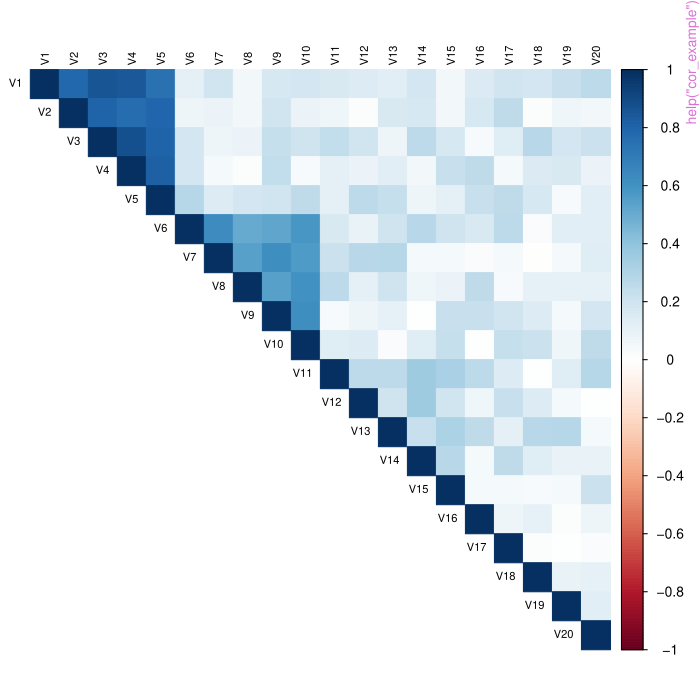

This chart was generated by the following R code:
pkgname <- "corrselect"
source(file.path(R.home("share"), "R", "examples-header.R"))
options(warn = 1)
options(pager = "console")
base::assign(".ExTimings", "corrselect-Ex.timings", pos = 'CheckExEnv')
base::cat("name\tuser\tsystem\telapsed\n", file=base::get(".ExTimings", pos = 'CheckExEnv'))
base::assign(".format_ptime",
function(x) {
  if(!is.na(x[4L])) x[1L] <- x[1L] + x[4L]
  if(!is.na(x[5L])) x[2L] <- x[2L] + x[5L]
  options(OutDec = '.')
  format(x[1L:3L], digits = 7L)
},
pos = 'CheckExEnv')

### * </HEADER>
library('corrselect')

base::assign(".oldSearch", base::search(), pos = 'CheckExEnv')
base::assign(".old_wd", base::getwd(), pos = 'CheckExEnv')
cleanEx()
nameEx("CorrCombo")
### * CorrCombo

flush(stderr()); flush(stdout())

base::assign(".ptime", proc.time(), pos = "CheckExEnv")
### Name: CorrCombo
### Title: CorrCombo S4 class
### Aliases: CorrCombo CorrCombo-class show,CorrCombo-method

### ** Examples

show(new("CorrCombo",
  subset_list = list(c("A", "B"), c("A", "C")),
  avg_corr = c(0.2, 0.3),
  min_corr = c(0.1, 0.2),
  max_corr = c(0.3, 0.4),
  names = c("A", "B", "C"),
  threshold = 0.5,
  forced_in = character(),
  search_type = "els",
  cor_method = "mixed",
  n_rows_used = as.integer(5)
))




base::assign(".dptime", (proc.time() - get(".ptime", pos = "CheckExEnv")), pos = "CheckExEnv")
base::cat("CorrCombo", base::get(".format_ptime", pos = 'CheckExEnv')(get(".dptime", pos = "CheckExEnv")), "\n", file=base::get(".ExTimings", pos = 'CheckExEnv'), append=TRUE, sep="\t")
cleanEx()
nameEx("MatSelect")
### * MatSelect

flush(stderr()); flush(stdout())

base::assign(".ptime", proc.time(), pos = "CheckExEnv")
### Name: MatSelect
### Title: Select Variable Subsets with Low Correlation or Association
###   (Matrix Interface)
### Aliases: MatSelect

### ** Examples

set.seed(42)
mat <- matrix(rnorm(100), ncol = 10)
colnames(mat) <- paste0("V", 1:10)
cmat <- cor(mat)

# Default method (Bron-Kerbosch)
res1 <- MatSelect(cmat, threshold = 0.5)

# Bron–Kerbosch without pivot
res2 <- MatSelect(cmat, threshold = 0.5, method = "bron-kerbosch", use_pivot = FALSE)

# Bron–Kerbosch with pivoting
res3 <- MatSelect(cmat, threshold = 0.5, method = "bron-kerbosch", use_pivot = TRUE)

# Force variable 1 into every subset (with warning if too correlated)
res4 <- MatSelect(cmat, threshold = 0.5, force_in = 1)




base::assign(".dptime", (proc.time() - get(".ptime", pos = "CheckExEnv")), pos = "CheckExEnv")
base::cat("MatSelect", base::get(".format_ptime", pos = 'CheckExEnv')(get(".dptime", pos = "CheckExEnv")), "\n", file=base::get(".ExTimings", pos = 'CheckExEnv'), append=TRUE, sep="\t")
cleanEx()
nameEx("as.data.frame.CorrCombo")
### * as.data.frame.CorrCombo

flush(stderr()); flush(stdout())

base::assign(".ptime", proc.time(), pos = "CheckExEnv")
### Name: as.data.frame.CorrCombo
### Title: Coerce CorrCombo to a Data Frame
### Aliases: as.data.frame.CorrCombo

### ** Examples

set.seed(1)
mat <- matrix(rnorm(100), ncol = 10)
colnames(mat) <- paste0("V", 1:10)
res <- corrSelect(cor(mat), threshold = 0.5)
as.data.frame(res)



base::assign(".dptime", (proc.time() - get(".ptime", pos = "CheckExEnv")), pos = "CheckExEnv")
base::cat("as.data.frame.CorrCombo", base::get(".format_ptime", pos = 'CheckExEnv')(get(".dptime", pos = "CheckExEnv")), "\n", file=base::get(".ExTimings", pos = 'CheckExEnv'), append=TRUE, sep="\t")
cleanEx()
nameEx("assocSelect")
### * assocSelect

flush(stderr()); flush(stdout())

base::assign(".ptime", proc.time(), pos = "CheckExEnv")
### Name: assocSelect
### Title: Select Variable Subsets with Low Association (Mixed-Type Data
###   Frame Interface)
### Aliases: assocSelect

### ** Examples

set.seed(42)
df <- data.frame(
  height = rnorm(15, 170, 10),
  weight = rnorm(15, 70, 12),
  group  = factor(rep(LETTERS[1:3], each = 5)),
  score  = ordered(sample(c("low","med","high"), 15, TRUE))
)

## keep every subset whose internal associations <= 0.6
assocSelect(df, threshold = 0.6)

## use Kendall for all rank-based comparisons and force 'height' to appear
assocSelect(df,
            threshold       = 0.5,
            method_num_num  = "kendall",
            method_num_ord  = "kendall",
            method_ord_ord  = "kendall",
            force_in        = "height")




base::assign(".dptime", (proc.time() - get(".ptime", pos = "CheckExEnv")), pos = "CheckExEnv")
base::cat("assocSelect", base::get(".format_ptime", pos = 'CheckExEnv')(get(".dptime", pos = "CheckExEnv")), "\n", file=base::get(".ExTimings", pos = 'CheckExEnv'), append=TRUE, sep="\t")
cleanEx()
nameEx("bioclim_example")
### * bioclim_example

flush(stderr()); flush(stdout())

base::assign(".ptime", proc.time(), pos = "CheckExEnv")
### Name: bioclim_example
### Title: Example Bioclimatic Data for Ecological Modeling
### Aliases: bioclim_example
### Keywords: datasets

### ** Examples

data(bioclim_example)

# The 19 WorldClim bioclimatic variables (https://www.worldclim.org/data/bioclim.html)
# Many are highly correlated, making them ideal for pruning

# Remove highly correlated variables
pruned <- corrPrune(bioclim_example[, -1], threshold = 0.7)
ncol(pruned)  # Reduced from 19 to ~8 variables

# Model-based pruning with VIF
model_data <- modelPrune(species_richness ~ .,
                         data = bioclim_example,
                         limit = 5)
attr(model_data, "selected_vars")



base::assign(".dptime", (proc.time() - get(".ptime", pos = "CheckExEnv")), pos = "CheckExEnv")
base::cat("bioclim_example", base::get(".format_ptime", pos = 'CheckExEnv')(get(".dptime", pos = "CheckExEnv")), "\n", file=base::get(".ExTimings", pos = 'CheckExEnv'), append=TRUE, sep="\t")
cleanEx()
nameEx("cor_example")
### * cor_example

flush(stderr()); flush(stdout())

base::assign(".ptime", proc.time(), pos = "CheckExEnv")
### Name: cor_example
### Title: Example Correlation Matrix with Block Structure
### Aliases: cor_example
### Keywords: datasets

### ** Examples

data(cor_example)

# Matrix dimensions
dim(cor_example)

# Visualize structure
if (requireNamespace("corrplot", quietly = TRUE)) {
  corrplot::corrplot(cor_example, method = "color", type = "upper",
                     tl.col = "black", tl.cex = 0.7)
}

# Distribution of correlations
hist(cor_example[upper.tri(cor_example)],
     breaks = 30,
     main = "Distribution of Correlations in cor_example",
     xlab = "Correlation",
     col = "steelblue")

# Use with MatSelect
library(corrselect)
results <- MatSelect(cor_example, threshold = 0.7, method = "els")
show(results)




base::assign(".dptime", (proc.time() - get(".ptime", pos = "CheckExEnv")), pos = "CheckExEnv")
base::cat("cor_example", base::get(".format_ptime", pos = 'CheckExEnv')(get(".dptime", pos = "CheckExEnv")), "\n", file=base::get(".ExTimings", pos = 'CheckExEnv'), append=TRUE, sep="\t")
cleanEx()
nameEx("corrPrune")
### * corrPrune

flush(stderr()); flush(stdout())

base::assign(".ptime", proc.time(), pos = "CheckExEnv")
### Name: corrPrune
### Title: Association-Based Predictor Pruning
### Aliases: corrPrune

### ** Examples

# Basic numeric data pruning
data(mtcars)
pruned <- corrPrune(mtcars, threshold = 0.7)
names(pruned)

# Force certain variables to be included
pruned <- corrPrune(mtcars, threshold = 0.7, force_in = "mpg")

# Use greedy mode for faster computation
pruned <- corrPrune(mtcars, threshold = 0.7, mode = "greedy")




base::assign(".dptime", (proc.time() - get(".ptime", pos = "CheckExEnv")), pos = "CheckExEnv")
base::cat("corrPrune", base::get(".format_ptime", pos = 'CheckExEnv')(get(".dptime", pos = "CheckExEnv")), "\n", file=base::get(".ExTimings", pos = 'CheckExEnv'), append=TRUE, sep="\t")
cleanEx()
nameEx("corrSelect")
### * corrSelect

flush(stderr()); flush(stdout())

base::assign(".ptime", proc.time(), pos = "CheckExEnv")
### Name: corrSelect
### Title: Select Variable Subsets with Low Correlation (Data Frame
###   Interface)
### Aliases: corrSelect

### ** Examples

set.seed(42)
n <- 100

# Create 20 variables: 5 blocks of correlated variables + some noise
block1 <- matrix(rnorm(n * 4), ncol = 4)
block2 <- matrix(rnorm(n), ncol = 1)
block2 <- matrix(rep(block2, 4), ncol = 4) + matrix(rnorm(n * 4, sd = 0.1), ncol = 4)
block3 <- matrix(rnorm(n * 4), ncol = 4)
block4 <- matrix(rnorm(n * 4), ncol = 4)
block5 <- matrix(rnorm(n * 4), ncol = 4)

df <- as.data.frame(cbind(block1, block2, block3, block4, block5))
colnames(df) <- paste0("V", 1:20)

# Add a non-numeric column to be ignored
df$label <- factor(sample(c("A", "B"), n, replace = TRUE))

# Basic usage
corrSelect(df, threshold = 0.8)

# Try Bron–Kerbosch with pivoting
corrSelect(df, threshold = 0.6, method = "bron-kerbosch", use_pivot = TRUE)

# Force in a specific variable and use Spearman correlation
corrSelect(df, threshold = 0.6, force_in = "V10", cor_method = "spearman")




base::assign(".dptime", (proc.time() - get(".ptime", pos = "CheckExEnv")), pos = "CheckExEnv")
base::cat("corrSelect", base::get(".format_ptime", pos = 'CheckExEnv')(get(".dptime", pos = "CheckExEnv")), "\n", file=base::get(".ExTimings", pos = 'CheckExEnv'), append=TRUE, sep="\t")
cleanEx()
nameEx("corrSubset")
### * corrSubset

flush(stderr()); flush(stdout())

base::assign(".ptime", proc.time(), pos = "CheckExEnv")
### Name: corrSubset
### Title: Extract Variable Subsets from a CorrCombo Object
### Aliases: corrSubset

### ** Examples

# Simulate input data
set.seed(123)
df <- as.data.frame(matrix(rnorm(100), nrow = 10))
colnames(df) <- paste0("V", 1:10)

# Compute correlation matrix
cmat <- cor(df)

# Select subsets using corrSelect
res <- corrSelect(cmat, threshold = 0.5)

# Extract the best subset (default)
corrSubset(res, df)

# Extract the second-best subset
corrSubset(res, df, which = 2)

# Extract the first three subsets
corrSubset(res, df, which = 1:3)

# Extract all subsets
corrSubset(res, df, which = "all")

# Extract best subset and retain additional numeric column
df$CopyV1 <- df$V1
corrSubset(res, df, which = 1, keepExtra = TRUE)




base::assign(".dptime", (proc.time() - get(".ptime", pos = "CheckExEnv")), pos = "CheckExEnv")
base::cat("corrSubset", base::get(".format_ptime", pos = 'CheckExEnv')(get(".dptime", pos = "CheckExEnv")), "\n", file=base::get(".ExTimings", pos = 'CheckExEnv'), append=TRUE, sep="\t")
cleanEx()
nameEx("genes_example")
### * genes_example

flush(stderr()); flush(stdout())

base::assign(".ptime", proc.time(), pos = "CheckExEnv")
### Name: genes_example
### Title: Example Gene Expression Data for Bioinformatics
### Aliases: genes_example
### Keywords: datasets

### ** Examples

data(genes_example)

# Greedy pruning for high-dimensional data
gene_data <- genes_example[, -(1:2)]  # Exclude ID and outcome
pruned <- corrPrune(gene_data, threshold = 0.8, mode = "greedy")
ncol(pruned)  # Reduced from 200 to ~50 genes

# Use pruned genes for classification
pruned_with_outcome <- data.frame(
  disease_status = genes_example$disease_status,
  pruned
)



base::assign(".dptime", (proc.time() - get(".ptime", pos = "CheckExEnv")), pos = "CheckExEnv")
base::cat("genes_example", base::get(".format_ptime", pos = 'CheckExEnv')(get(".dptime", pos = "CheckExEnv")), "\n", file=base::get(".ExTimings", pos = 'CheckExEnv'), append=TRUE, sep="\t")
cleanEx()
nameEx("longitudinal_example")
### * longitudinal_example

flush(stderr()); flush(stdout())

base::assign(".ptime", proc.time(), pos = "CheckExEnv")
### Name: longitudinal_example
### Title: Example Longitudinal Data for Clinical Research
### Aliases: longitudinal_example
### Keywords: datasets

### ** Examples

data(longitudinal_example)

## Not run: 
##D # Prune fixed effects in mixed model (requires lme4)
##D if (requireNamespace("lme4", quietly = TRUE)) {
##D   pruned <- modelPrune(
##D     outcome ~ x1 + x2 + x3 + x4 + x5 + (1|subject) + (1|site),
##D     data = longitudinal_example,
##D     engine = "lme4",
##D     limit = 5
##D   )
##D 
##D   # Random effects preserved, only fixed effects pruned
##D   attr(pruned, "selected_vars")
##D }
## End(Not run)



base::assign(".dptime", (proc.time() - get(".ptime", pos = "CheckExEnv")), pos = "CheckExEnv")
base::cat("longitudinal_example", base::get(".format_ptime", pos = 'CheckExEnv')(get(".dptime", pos = "CheckExEnv")), "\n", file=base::get(".ExTimings", pos = 'CheckExEnv'), append=TRUE, sep="\t")
cleanEx()
nameEx("modelPrune")
### * modelPrune

flush(stderr()); flush(stdout())

base::assign(".ptime", proc.time(), pos = "CheckExEnv")
### Name: modelPrune
### Title: Model-Based Predictor Pruning
### Aliases: modelPrune

### ** Examples

# Linear model with VIF-based pruning
data(mtcars)
pruned <- modelPrune(mpg ~ ., data = mtcars, engine = "lm", limit = 5)
names(pruned)

# Force certain predictors to remain
pruned <- modelPrune(mpg ~ ., data = mtcars, force_in = "drat", limit = 20)

# GLM example (requires family argument)
pruned <- modelPrune(am ~ ., data = mtcars, engine = "glm",
                     family = binomial(), limit = 5)

## Not run: 
##D # Custom engine example (INLA)
##D inla_engine <- list(
##D   name = "inla",
##D   fit = function(formula, data, ...) {
##D     inla::inla(formula = formula, data = data,
##D                family = list(...)$family %||% "gaussian",
##D                control.compute = list(config = TRUE))
##D   },
##D   diagnostics = function(model, fixed_effects) {
##D     scores <- model$summary.fixed[, "sd"]
##D     names(scores) <- rownames(model$summary.fixed)
##D     scores[fixed_effects]
##D   }
##D )
##D 
##D pruned <- modelPrune(y ~ x1 + x2 + x3, data = df,
##D                      engine = inla_engine, limit = 0.5)
## End(Not run)




base::assign(".dptime", (proc.time() - get(".ptime", pos = "CheckExEnv")), pos = "CheckExEnv")
base::cat("modelPrune", base::get(".format_ptime", pos = 'CheckExEnv')(get(".dptime", pos = "CheckExEnv")), "\n", file=base::get(".ExTimings", pos = 'CheckExEnv'), append=TRUE, sep="\t")
cleanEx()
nameEx("survey_example")
### * survey_example

flush(stderr()); flush(stdout())

base::assign(".ptime", proc.time(), pos = "CheckExEnv")
### Name: survey_example
### Title: Example Survey Data for Social Science Research
### Aliases: survey_example
### Keywords: datasets

### ** Examples

data(survey_example)

# This dataset has mixed types: numeric (age, overall_satisfaction),
# factors (gender, education), and ordered factors (Likert items)
str(survey_example[, 1:10])

## No test: 
# Use assocSelect() for mixed-type data pruning
# This may take a few seconds with 34 variables
pruned <- assocSelect(survey_example[, -1],  # Exclude respondent_id
                      threshold = 0.8,
                      method_ord_ord = "spearman")
length(attr(pruned, "selected_vars"))
## End(No test)



base::assign(".dptime", (proc.time() - get(".ptime", pos = "CheckExEnv")), pos = "CheckExEnv")
base::cat("survey_example", base::get(".format_ptime", pos = 'CheckExEnv')(get(".dptime", pos = "CheckExEnv")), "\n", file=base::get(".ExTimings", pos = 'CheckExEnv'), append=TRUE, sep="\t")
### * <FOOTER>
###
cleanEx()
options(digits = 7L)
base::cat("Time elapsed: ", proc.time() - base::get("ptime", pos = 'CheckExEnv'),"\n")
grDevices::dev.off()
###
### Local variables: ***
### mode: outline-minor ***
### outline-regexp: "\\(> \\)?### [*]+" ***
### End: ***
quit('no')
